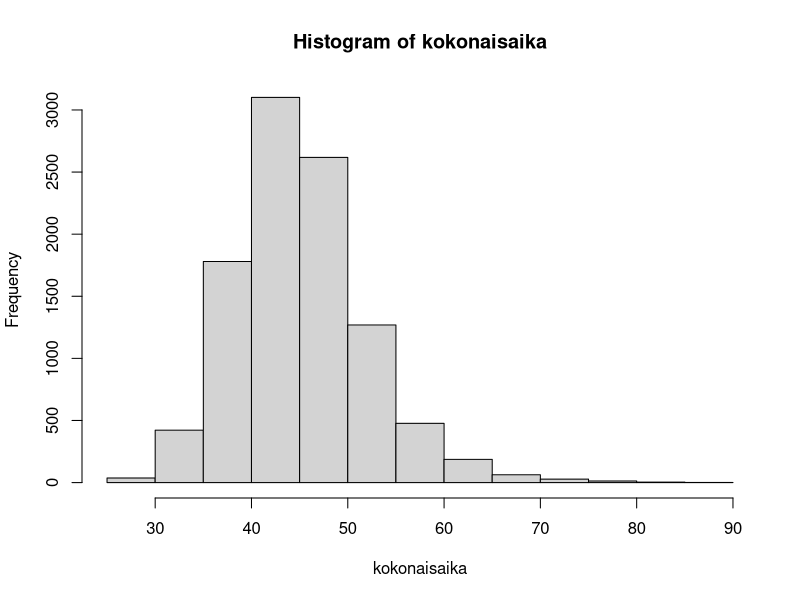
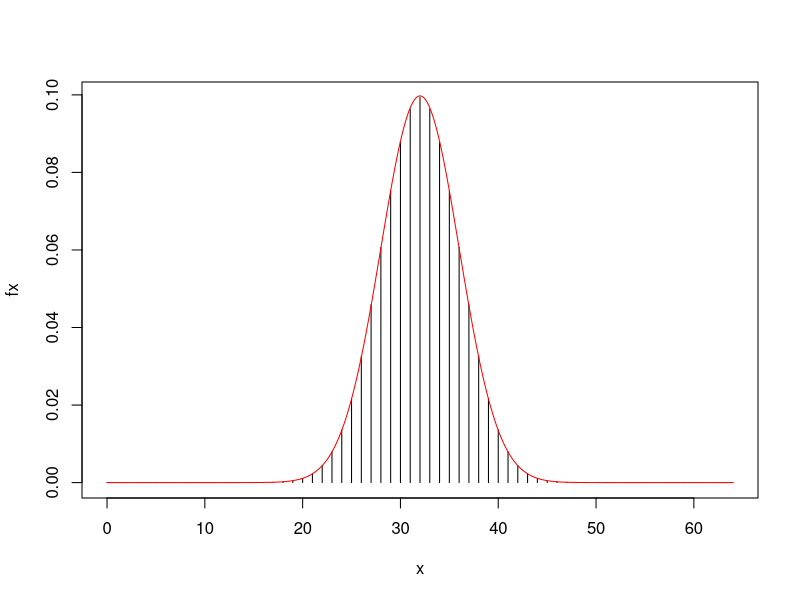

Generate these figures, in order, with R:
#Viikko 4

#Tehtava 6
#a)
mean1 <- 100
vari <- 225
pnorm(q = 75, mean = mean1, sd = sqrt(vari))
1 - pnorm(q = 130, mean = mean1, sd = sqrt(vari))
pnorm(q = 110, mean = mean1, sd = sqrt(vari))
  - pnorm(q = 90, mean = mean1, sd = sqrt(vari))
#b)
dbinom(x = 15, size = 20, prob = 0.74) + dbinom(x = 15, size = 20, prob = 0.74)
#c)
q <- qnorm(p = 0.93, mean = 70, sd = 14)
q
#d)
s <- rnorm(n = 10e3, mean = 70, sd = 14)
sum(s <= q, na.rm = T) / length(s) * 100

#Tehtava 7
#a)
# 10 000 näytettä
n <- 10e3
#bussimatka , vuoro ja asioinit ja paluubussin odottelu
matka <- rnorm(n = n, mean = 25, sd = 3)
vuoro <- rexp(n = n, rate = (1 / 5))
asiointi <- rnorm(n = n, mean = 10, sd = 2)
paluu <- runif(n = n, min = 0, max = 10)

kokonaisaika <- matka + vuoro + asiointi + paluu
hist(kokonaisaika)

alle.tunti <- sum(kokonaisaika < 60, na.rm = T)
tod <- alle.tunti / length(kokonaisaika)
tod
#Liisan todennakoisyys selvitä reissusta yhdellä lipulla on useimmiten yli 96% 

#Tehtävä 8
#a)
x <- 0:64
fx <- dbinom(x, 64, 0.5)
#b)
plot(x, fx, type = "h")
#c) 
y <- seq(0, 64, 0.001)
fy <- dnorm(y, 32, 4)
#d)
lines(y, fy, col = "red")
# Y:n tiheysfunktio on hyvä aproksimaation X:lle. Ainakin 0.01 tarkkuudella
